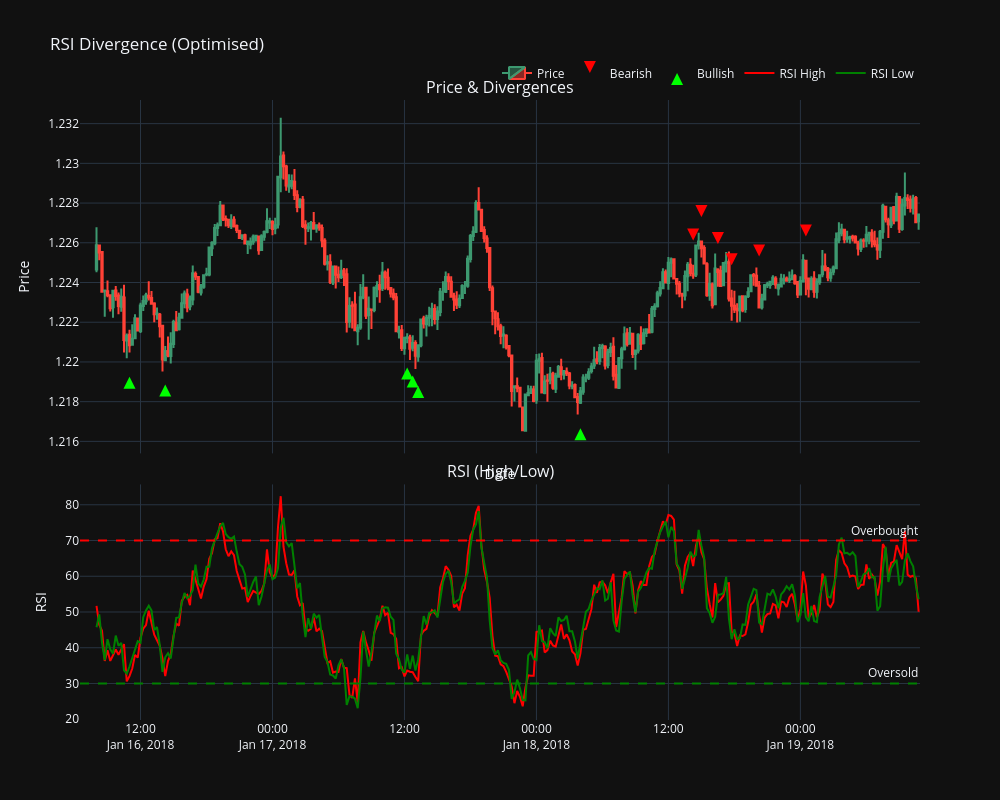

Notebook cell for this chart:
### Code cell
div = RsiDiv(data=data, lookback_bars=50, min_price_move=0.0003)

bearish = div.bearish_signal()
bullish = div.bullish_signal()
div.plot(start_idx=1000, end_idx=1300)

### Figure 1 — Plotly figure (JSON) as saved in the notebook; plotly's stock layout.template omitted (floating-point values rounded to 4 significant figures; data arrays with more than 128 entries replaced by an {"elided": "..."} marker saying what was removed)
{"data": [{"close": {"elided": "300 float values"}, "high": {"elided": "300 float values"}, "low": {"elided": "300 float values"}, "name": "Price", "open": {"elided": "300 float values"}, "type": "candlestick", "x": {"elided": "300 str values"}, "xaxis": "x", "yaxis": "y"}, {"marker": {"color": "red", "size": 12, "symbol": "arrow-down"}, "mode": "markers", "name": "Bearish", "type": "scatter", "x": ["2018-01-18T14:15:00", "2018-01-18T15:00:00", "2018-01-18T16:30:00", "2018-01-18T17:45:00", "2018-01-18T20:15:00", "2018-01-19T00:30:00"], "xaxis": "x", "y": [1.226, 1.227, 1.226, 1.225, 1.225, 1.226], "yaxis": "y"}, {"marker": {"color": "lime", "size": 12, "symbol": "arrow-up"}, "mode": "markers", "name": "Bullish", "type": "scatter", "x": ["2018-01-16T11:00:00", "2018-01-16T14:15:00", "2018-01-17T12:15:00", "2018-01-17T12:45:00", "2018-01-17T13:15:00", "2018-01-18T04:00:00"], "xaxis": "x", "y": [1.219, 1.219, 1.22, 1.219, 1.219, 1.217], "yaxis": "y"}, {"line": {"color": "red", "width": 2}, "mode": "lines", "name": "RSI High", "type": "scatter", "x": {"elided": "300 str values"}, "xaxis": "x2", "y": {"elided": "300 float values"}, "yaxis": "y2"}, {"line": {"color": "green", "width": 2}, "mode": "lines", "name": "RSI Low", "type": "scatter", "x": {"elided": "300 str values"}, "xaxis": "x2", "y": {"elided": "300 float values"}, "yaxis": "y2"}], "layout": {"annotations": [{"font": {"size": 16}, "showarrow": false, "text": "Price & Divergences", "x": 0.5, "xanchor": "center", "xref": "paper", "y": 1, "yanchor": "bottom", "yref": "paper"}, {"font": {"size": 16}, "showarrow": false, "text": "RSI (High/Low)", "x": 0.5, "xanchor": "center", "xref": "paper", "y": 0.38, "yanchor": "bottom", "yref": "paper"}, {"showarrow": false, "text": "Overbought", "x": 1, "xanchor": "right", "xref": "x2 domain", "y": 70, "yanchor": "bottom", "yref": "y2"}, {"showarrow": false, "text": "Oversold", "x": 1, "xanchor": "right", "xref": "x2 domain", "y": 30, "yanchor": "bottom", "yref": "y2"}], "height": 800, "hovermode": "x unified", "legend": {"orientation": "h", "x": 1, "xanchor": "right", "y": 1.02, "yanchor": "bottom"}, "shapes": [{"line": {"color": "red", "dash": "dash"}, "type": "line", "x0": 0, "x1": 1, "xref": "x2 domain", "y0": 70, "y1": 70, "yref": "y2"}, {"line": {"color": "green", "dash": "dash"}, "type": "line", "x0": 0, "x1": 1, "xref": "x2 domain", "y0": 30, "y1": 30, "yref": "y2"}], "title": {"text": "RSI Divergence (Optimised)"}, "width": 1000, "xaxis": {"anchor": "y", "domain": [0, 1], "matches": "x2", "rangeslider": {"visible": false}, "showticklabels": false, "title": {"text": "Date"}}, "xaxis2": {"anchor": "y2", "domain": [0, 1], "rangeslider": {"visible": false}}, "yaxis": {"anchor": "x", "domain": [0.43, 1], "title": {"text": "Price"}}, "yaxis2": {"anchor": "x2", "domain": [0, 0.38], "title": {"text": "RSI"}}}}
